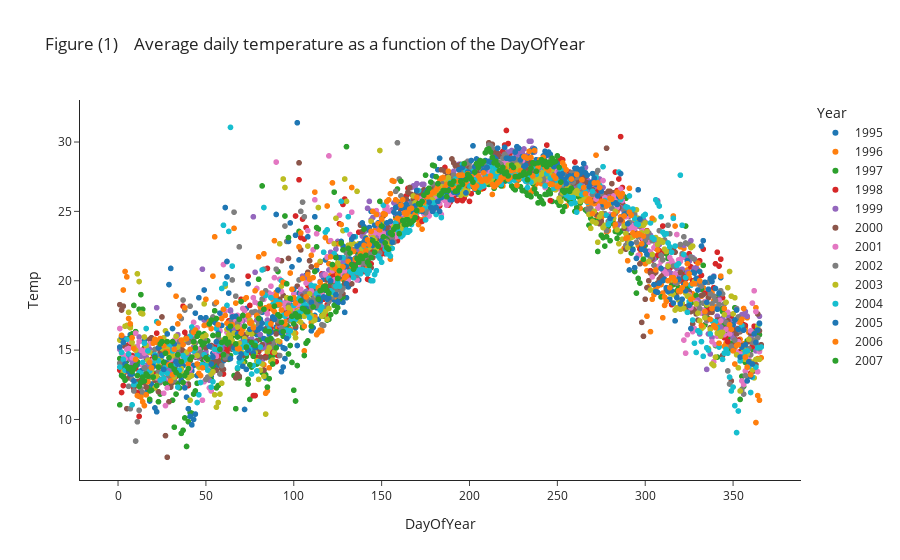

Notebook code cell kept with this figure:
### Markdown cell above
Let us subset the dataset to caintain samples only from the country of Israel, so we can investigate how the average daily temperature (`Temp` column) change as a function of the `DayOfYear`

### Code cell
df_israel = df[df["Country"] == "Israel"]
df_israel_avg = df_israel.groupby(["Year", "DayOfYear"], as_index=False)["Temp"].mean()
fig = px.scatter(df_israel_avg, x="DayOfYear", y="Temp", color="Year",
                 title="Figure (1)    Average daily temperature as a function of the DayOfYear")
fig.show()

### Figure 1 — Plotly figure (JSON) as saved in the notebook; plotly's stock layout.template omitted (floating-point values rounded to 4 significant figures; data arrays with more than 128 entries replaced by an {"elided": "..."} marker saying what was removed)
{"data": [{"hovertemplate": "Year=1995<br>DayOfYear=%{x}<br>Temp=%{y}<extra></extra>", "legendgroup": "1995", "marker": {"color": "#1F77B4", "symbol": "circle"}, "mode": "markers", "name": "1995", "showlegend": true, "type": "scattergl", "x": {"elided": "243 int values"}, "xaxis": "x", "y": {"elided": "243 float values"}, "yaxis": "y"}, {"hovertemplate": "Year=1996<br>DayOfYear=%{x}<br>Temp=%{y}<extra></extra>", "legendgroup": "1996", "marker": {"color": "#FF7F0E", "symbol": "circle"}, "mode": "markers", "name": "1996", "showlegend": true, "type": "scattergl", "x": {"elided": "282 int values"}, "xaxis": "x", "y": {"elided": "282 float values"}, "yaxis": "y"}, {"hovertemplate": "Year=1997<br>DayOfYear=%{x}<br>Temp=%{y}<extra></extra>", "legendgroup": "1997", "marker": {"color": "#2CA02C", "symbol": "circle"}, "mode": "markers", "name": "1997", "showlegend": true, "type": "scattergl", "x": {"elided": "360 int values"}, "xaxis": "x", "y": {"elided": "360 float values"}, "yaxis": "y"}, {"hovertemplate": "Year=1998<br>DayOfYear=%{x}<br>Temp=%{y}<extra></extra>", "legendgroup": "1998", "marker": {"color": "#D62728", "symbol": "circle"}, "mode": "markers", "name": "1998", "showlegend": true, "type": "scattergl", "x": {"elided": "328 int values"}, "xaxis": "x", "y": {"elided": "328 float values"}, "yaxis": "y"}, {"hovertemplate": "Year=1999<br>DayOfYear=%{x}<br>Temp=%{y}<extra></extra>", "legendgroup": "1999", "marker": {"color": "#9467BD", "symbol": "circle"}, "mode": "markers", "name": "1999", "showlegend": true, "type": "scattergl", "x": {"elided": "328 int values"}, "xaxis": "x", "y": {"elided": "328 float values"}, "yaxis": "y"}, {"hovertemplate": "Year=2000<br>DayOfYear=%{x}<br>Temp=%{y}<extra></extra>", "legendgroup": "2000", "marker": {"color": "#8C564B", "symbol": "circle"}, "mode": "markers", "name": "2000", "showlegend": true, "type": "scattergl", "x": {"elided": "365 int values"}, "xaxis": "x", "y": {"elided": "365 float values"}, "yaxis": "y"}, {"hovertemplate": "Year=2001<br>DayOfYear=%{x}<br>Temp=%{y}<extra></extra>", "legendgroup": "2001", "marker": {"color": "#E377C2", "symbol": "circle"}, "mode": "markers", "name": "2001", "showlegend": true, "type": "scattergl", "x": {"elided": "339 int values"}, "xaxis": "x", "y": {"elided": "339 float values"}, "yaxis": "y"}, {"hovertemplate": "Year=2002<br>DayOfYear=%{x}<br>Temp=%{y}<extra></extra>", "legendgroup": "2002", "marker": {"color": "#7F7F7F", "symbol": "circle"}, "mode": "markers", "name": "2002", "showlegend": true, "type": "scattergl", "x": {"elided": "352 int values"}, "xaxis": "x", "y": {"elided": "352 float values"}, "yaxis": "y"}, {"hovertemplate": "Year=2003<br>DayOfYear=%{x}<br>Temp=%{y}<extra></extra>", "legendgroup": "2003", "marker": {"color": "#BCBD22", "symbol": "circle"}, "mode": "markers", "name": "2003", "showlegend": true, "type": "scattergl", "x": {"elided": "361 int values"}, "xaxis": "x", "y": {"elided": "361 float values"}, "yaxis": "y"}, {"hovertemplate": "Year=2004<br>DayOfYear=%{x}<br>Temp=%{y}<extra></extra>", "legendgroup": "2004", "marker": {"color": "#17BECF", "symbol": "circle"}, "mode": "markers", "name": "2004", "showlegend": true, "type": "scattergl", "x": {"elided": "339 int values"}, "xaxis": "x", "y": {"elided": "339 float values"}, "yaxis": "y"}, {"hovertemplate": "Year=2005<br>DayOfYear=%{x}<br>Temp=%{y}<extra></extra>", "legendgroup": "2005", "marker": {"color": "#1F77B4", "symbol": "circle"}, "mode": "markers", "name": "2005", "showlegend": true, "type": "scattergl", "x": {"elided": "319 int values"}, "xaxis": "x", "y": {"elided": "319 float values"}, "yaxis": "y"}, {"hovertemplate": "Year=2006<br>DayOfYear=%{x}<br>Temp=%{y}<extra></extra>", "legendgroup": "2006", "marker": {"color": "#FF7F0E", "symbol": "circle"}, "mode": "markers", "name": "2006", "showlegend": true, "type": "scattergl", "x": {"elided": "329 int values"}, "xaxis": "x", "y": {"elided": "329 float values"}, "yaxis": "y"}, {"hovertemplate": "Year=2007<br>DayOfYear=%{x}<br>Temp=%{y}<extra></extra>", "legendgroup": "2007", "marker": {"color": "#2CA02C", "symbol": "circle"}, "mode": "markers", "name": "2007", "showlegend": true, "type": "scattergl", "x": {"elided": "251 int values"}, "xaxis": "x", "y": {"elided": "251 float values"}, "yaxis": "y"}], "layout": {"legend": {"title": {"text": "Year"}, "tracegroupgap": 0}, "title": {"text": "Figure (1)    Average daily temperature as a function of the DayOfYear"}, "xaxis": {"anchor": "y", "domain": [0, 1], "title": {"text": "DayOfYear"}}, "yaxis": {"anchor": "x", "domain": [0, 1], "title": {"text": "Temp"}}}}
